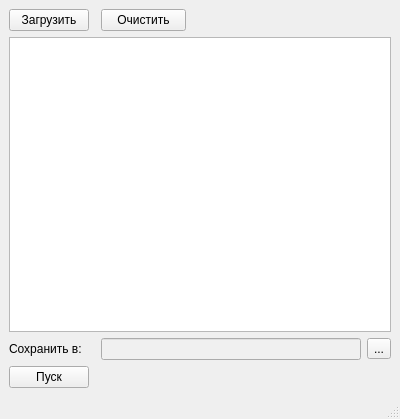
<?xml version="1.0" encoding="UTF-8"?>
<ui version="4.0">
 <class>Window_projection_PKAEMO4</class>
 <widget class="QMainWindow" name="Window_projection_PKAEMO4">
  <property name="geometry">
   <rect>
    <x>0</x>
    <y>0</y>
    <width>400</width>
    <height>419</height>
   </rect>
  </property>
  <property name="sizePolicy">
   <sizepolicy hsizetype="Preferred" vsizetype="Preferred">
    <horstretch>0</horstretch>
    <verstretch>0</verstretch>
   </sizepolicy>
  </property>
  <property name="minimumSize">
   <size>
    <width>400</width>
    <height>300</height>
   </size>
  </property>
  <property name="maximumSize">
   <size>
    <width>400</width>
    <height>500</height>
   </size>
  </property>
  <property name="windowTitle">
   <string>Проекция (ПК АЭМО 4)</string>
  </property>
  <property name="windowIcon">
   <iconset resource="../../resourse.qrc">
    <normaloff>:/resourse/default/layer_stack_arrange.png</normaloff>:/resourse/default/layer_stack_arrange.png</iconset>
  </property>
  <property name="toolButtonStyle">
   <enum>Qt::ToolButtonIconOnly</enum>
  </property>
  <property name="unifiedTitleAndToolBarOnMac">
   <bool>false</bool>
  </property>
  <widget class="QWidget" name="centralwidget">
   <layout class="QGridLayout" name="gridLayout">
    <item row="0" column="0">
     <widget class="QPushButton" name="pushButton_Load">
      <property name="maximumSize">
       <size>
        <width>85</width>
        <height>16777215</height>
       </size>
      </property>
      <property name="text">
       <string>Загрузить</string>
      </property>
      <property name="icon">
       <iconset resource="../../resourse.qrc">
        <normaloff>:/resourse/default/fileopen.png</normaloff>:/resourse/default/fileopen.png</iconset>
      </property>
     </widget>
    </item>
    <item row="2" column="2">
     <widget class="QLineEdit" name="lineEdit">
      <property name="enabled">
       <bool>true</bool>
      </property>
      <property name="styleSheet">
       <string notr="true">background-color:rgb(240, 240, 240)</string>
      </property>
     </widget>
    </item>
    <item row="1" column="0" colspan="4">
     <widget class="QTableWidget" name="tableWidget_files">
      <property name="selectionBehavior">
       <enum>QAbstractItemView::SelectRows</enum>
      </property>
      <property name="columnCount">
       <number>2</number>
      </property>
      <attribute name="horizontalHeaderVisible">
       <bool>false</bool>
      </attribute>
      <attribute name="horizontalHeaderHighlightSections">
       <bool>false</bool>
      </attribute>
      <attribute name="horizontalHeaderStretchLastSection">
       <bool>true</bool>
      </attribute>
      <attribute name="verticalHeaderVisible">
       <bool>false</bool>
      </attribute>
      <attribute name="verticalHeaderCascadingSectionResizes">
       <bool>false</bool>
      </attribute>
      <attribute name="verticalHeaderHighlightSections">
       <bool>false</bool>
      </attribute>
      <attribute name="verticalHeaderShowSortIndicator" stdset="0">
       <bool>false</bool>
      </attribute>
      <attribute name="verticalHeaderStretchLastSection">
       <bool>false</bool>
      </attribute>
      <column>
       <property name="text">
        <string>Имя</string>
       </property>
      </column>
      <column>
       <property name="text">
        <string>Путь</string>
       </property>
      </column>
     </widget>
    </item>
    <item row="3" column="0">
     <widget class="QPushButton" name="pushButton_start">
      <property name="text">
       <string>Пуск</string>
      </property>
      <property name="icon">
       <iconset resource="../../resourse.qrc">
        <normaloff>:/resourse/default/player_play.png</normaloff>:/resourse/default/player_play.png</iconset>
      </property>
     </widget>
    </item>
    <item row="2" column="0">
     <widget class="QLabel" name="label">
      <property name="text">
       <string>Сохранить в:</string>
      </property>
     </widget>
    </item>
    <item row="0" column="2">
     <widget class="QPushButton" name="pushButton_Clear">
      <property name="maximumSize">
       <size>
        <width>85</width>
        <height>16777215</height>
       </size>
      </property>
      <property name="text">
       <string>Очистить</string>
      </property>
      <property name="icon">
       <iconset resource="../../resourse.qrc">
        <normaloff>:/resourse/default/edit_clear_list.png</normaloff>:/resourse/default/edit_clear_list.png</iconset>
      </property>
     </widget>
    </item>
    <item row="2" column="3">
     <widget class="QToolButton" name="toolButton_FlePath">
      <property name="text">
       <string>...</string>
      </property>
     </widget>
    </item>
   </layout>
  </widget>
  <widget class="QStatusBar" name="statusbar"/>
 </widget>
 <resources>
  <include location="../../resourse.qrc"/>
  <include location="../../resourse.qrc"/>
  <include location="../../resourse.qrc"/>
 </resources>
 <connections/>
</ui>
